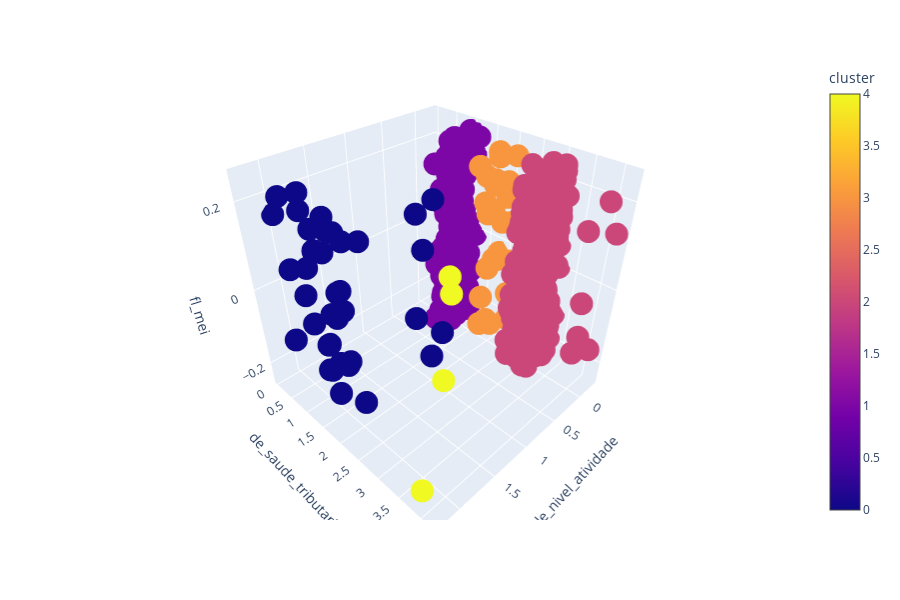

The code cell stored with this chart in its notebook:
### Code cell
import plotly.express as px
fig = px.scatter_3d(p1enc, x=p1enc.columns[0], y= p1enc.columns[1], z = p1enc.columns[2],color = 'cluster')
fig.show()

### Figure 1 — Plotly figure (JSON) as saved in the notebook; plotly's stock layout.template omitted (floating-point values rounded to 4 significant figures; data arrays with more than 128 entries replaced by an {"elided": "..."} marker saying what was removed)
{"data": [{"hoverlabel": {"namelength": 0}, "hovertemplate": "de_nivel_atividade=%{x}<br>de_saude_tributaria=%{y}<br>fl_mei=%{z}<br>cluster=%{marker.color}", "legendgroup": "", "marker": {"color": {"elided": "566 int values"}, "coloraxis": "coloraxis", "symbol": "circle"}, "mode": "markers", "name": "", "scene": "scene", "showlegend": false, "type": "scatter3d", "x": {"elided": "566 float values"}, "y": {"elided": "566 float values"}, "z": {"elided": "566 float values"}}], "layout": {"coloraxis": {"colorbar": {"title": {"text": "cluster"}}, "colorscale": [[0, "#0d0887"], [0.1111, "#46039f"], [0.2222, "#7201a8"], [0.3333, "#9c179e"], [0.4444, "#bd3786"], [0.5556, "#d8576b"], [0.6667, "#ed7953"], [0.7778, "#fb9f3a"], [0.8889, "#fdca26"], [1, "#f0f921"]]}, "height": 600, "legend": {"tracegroupgap": 0}, "margin": {"t": 60}, "scene": {"domain": {"x": [0, 0.98], "y": [0, 1]}, "xaxis": {"title": {"text": "de_nivel_atividade"}}, "yaxis": {"title": {"text": "de_saude_tributaria"}}, "zaxis": {"title": {"text": "fl_mei"}}}}}
